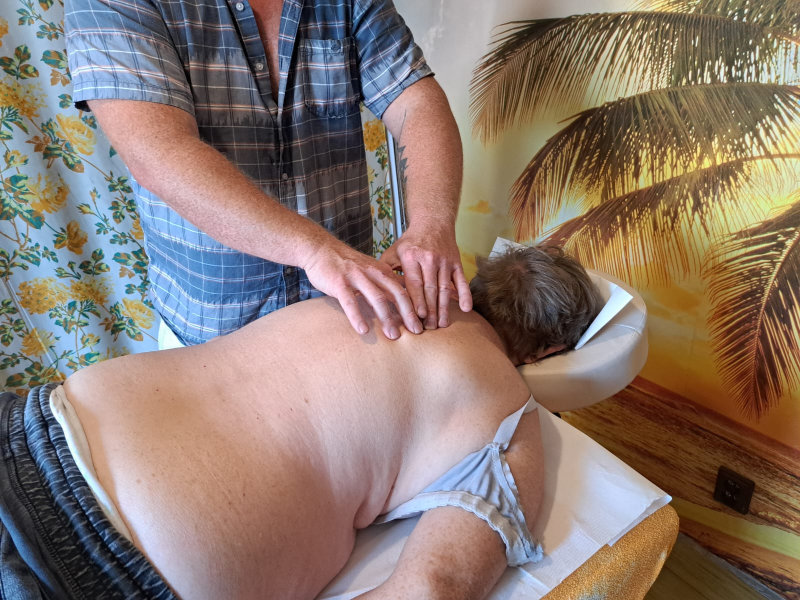
#> input picture assets/fotky /klasicka masaz /tomas kestner klasicka masaz .jpeg, 1600 x 1200 px, found by its file name (shown at 1/2 size)
$ python build_images.py
#> lines starting #> are read from the running program, lines starting #| are printed output that depends on the picture
#!/usr/bin/env python3
"""Převod klientských fotek do webových assetů (WebP + JPG fallback).

Zdroj: assets/fotky/<sluzba>/*.jpeg  (nezveřejňuje se, zůstává mimo web)
Cíl:   assets/img/<slug>-800.{webp,jpg}

Ořezy jsou ruční (nikoliv center-crop) — u každé fotky jde o to, aby v kadru
zůstaly ruce/technika, ne aby se zachoval střed snímku.
"""
from PIL import Image, ImageFile
import os

# klasicka masaz3.jpeg je v posledních bytech useknutá (viz README poznámka)
ImageFile.LOAD_TRUNCATED_IMAGES = True

ROOT = "/Users/krystofsobotka/Desktop/Klienti /Tomáš Ketsner - masér "
SRC = os.path.join(ROOT, "assets/fotky ")
DST = os.path.join(ROOT, "assets/img")

CARD = (800, 500)   # 16:10 — .service-card__media na homepage
GRID = (800, 600)   # 4:3   — .sluzba-detail__media-grid na podstránkách

# (zdroj, výstupní slug, cílový rozměr, crop box (l,t,r,b) nebo None)
JOBS = [
    # ---- homepage karty (16:10) ----
    ("klasicka masaz /tomas kestner klasicka masaz .jpeg",
     "klasicka-masaz-zad", CARD, (0, 120, 1600, 1120)),
    ("lymfaticka masaz /lymfaticke masaze 1.jpeg",
     "lymfaticka-masaz-lymfodrenaz", CARD, (0, 850, 1200, 1600)),
    ("reflexni terapie /reflenxni terapie .jpeg",
     "reflexni-terapie-chodidla", CARD, (0, 100, 1600, 1100)),
    ("mobilizacni trakcni techniky /mobilizacni trakcni techniky 2.jpeg",
     "mekke-trakcni-techniky-sije", CARD, (200, 150, 1600, 1025)),
    ("bankovani /bankovani .jpeg",
     "bankovani-zad", CARD, (0, 120, 1600, 1120)),
    # 1600x1200 → ořez doprava a dolů, ať v kadru zůstane růžová páska na šíji,
    # modrá podél lopatky i masérovy ruce; horní pruh stropu/závěsu pryč
    ("kinesiotaping/kinesiotaping 1.jpeg",
     "kineziotaping-zad-a-sije", CARD, (240, 255, 1600, 1105)),

    # ---- podstránky (4:3) ----
    ("klasicka masaz /klasicka masaz .jpeg",
     "klasicka-masaz-provozovna", GRID, None),
    ("klasicka masaz /klasicka masaz3.jpeg",
     "klasicka-masaz-uvolneni-zad", GRID, None),

    ("lymfaticka masaz /lymfatikce masaze .jpeg",
     "lymfodrenaz-hrudniku", GRID, (0, 350, 1200, 1250)),
    ("lymfaticka masaz /lymfaticke masaze 2.jpeg",
     "lymfodrenaz-dolnich-koncetin", GRID, (0, 700, 1200, 1600)),

    ("reflexni terapie /reflexni terapie 3.jpeg",
     "reflexni-terapie-tlak-na-chodidlo", GRID, None),
    ("reflexni terapie /reflexni terapie 2.jpeg",
     "reflexni-terapie-v-praxi", GRID, None),

    ("mobilizacni trakcni techniky /mobilizacni trakcni techniky .jpeg",
     "mekke-trakcni-techniky-zada", GRID, None),
    ("mobilizacni trakcni techniky /Mobilizacni trakcni techniky 4.jpeg",
     "mekke-trakcni-techniky-hrudni-patere", GRID, None),

    ("bankovani /bankovani 1.jpeg",
     "bankovani-banky-na-zadech", GRID, None),
    ("bankovani /bankovani 3 .jpeg",
     "bankovani-nasazeni-banky", GRID, None),

    # 1600x1200 je nativně přesně 4:3 → jen zmenšení, bez ořezu
    ("kinesiotaping/kinesiotaping 2 .jpeg",
     "kineziotaping-aplikace-pasky", GRID, None),
    # 1200x1600 na výšku → výřez 4:3 posunutý na ruce s páskou; nahoře odpadá
    # okno s květinami, dole spodní část zad
    ("kinesiotaping/kinesiotaping 3.jpeg",
     "kineziotaping-nalepeni-pasky-siji", GRID, (0, 430, 1200, 1330)),

    # ---- dárkové poukazy (nativní poměr 902x590, žádný ořez) ----
    ("darkovy poukaz /Poukaz masaz 1ks .png",
     "darkovy-poukaz-na-castku", (902, 590), None),
    ("darkovy poukaz /poukaz masaz 1000Kč .png",
     "darkovy-poukaz-na-pocet-masazi", (902, 590), None),

    # ---- portrét do sekce O mně ----
    # Zdroj 1500x2000 je nativně přesně 3:4 (.o-mne__media) → jen zmenšení,
    # bez ořezu. Portrétní headshot (ne akční záběr u stolu) — proto zdroj
    # ze složky "portret tomase kestnera", ne "Tomáš Kestner - O mně".
    ("portret tomase kestnera /portret tomase kestner .jpeg",
     "tomas-kestner-portret", (876, 1168), None),
]

# Galerie na homepage — dlaždice mají aspect-ratio 1/1 (viz .gallery-item).
# Každá fotka jde ven ve dvou šířkách kvůli srcset: 480w pro mobilní 2sloupcový
# grid, 1000w pro desktop (3 sloupce v 1200px containeru = ~384 CSS px) a pro
# lightbox (max-width min(92vw, 1100px)).
SQUARE_SIZES = (480, 1000)

GALLERY_JOBS = [
    # (zdroj, slug, crop box na čtverec)
    # 2048x1536 → čtverec 1536px, vycentrovaný na vchod s cedulí MASÁŽE
    ("galerie /provozovna na radouči 1042.jpeg",
     "provozovna-na-radouci-1042", (256, 0, 1792, 1536)),
    # 1200x1600 na výšku → čtverec 1200px posunutý dolů tak, aby v kadru
    # zůstal obličej i obě ruce na noze klienta
    ("galerie /technika najdi a povol v akci .jpeg",
     "najdi-a-povol-v-akci", (0, 230, 1200, 1430)),
    # 1600x1200 → čtverec 1200px, těžiště na baňkách a pumpičce
    ("galerie /bankovani galerie .jpeg",
     "bankovani-v-akci", (250, 0, 1450, 1200)),
    # 2048x1536 → čtverec posunutý mírně doprava, aby se vešel celý
    # masážní stůl a zároveň zbyl kus masážní židle vlevo
    ("galerie /vybavení provozovny .jpeg",
     "vybaveni-provozovny", (380, 0, 1916, 1536)),
    # 2048x1536 → čtverec doprava na sedačku a stolek (samotná čekárna),
    # z recepčního pultu zůstává jen hrana
    ("galerie /cekarna provozovny .jpeg",
     "cekarna-provozovny", (400, 0, 1936, 1536)),
    # 1600x1200 → čtverec 1000px na akci: růžová páska na šíji, modrá přes
    # rameno i Tomášův profil. Širší ořez by přidal jen palmovou tapetu.
    ("kinesiotaping/kineziotaping 4 .jpeg",
     "kineziotaping-v-akci", (420, 180, 1420, 1180)),
]


def save_pair(im, stem):
    jpg = os.path.join(DST, f"{stem}.jpg")
    webp = os.path.join(DST, f"{stem}.webp")
    im.save(jpg, "JPEG", quality=78, optimize=True, progressive=True)
    im.save(webp, "WEBP", quality=74, method=6)
    print(f"{stem:42s} {im.size}  jpg={os.path.getsize(jpg)//1024}kB  "
          f"webp={os.path.getsize(webp)//1024}kB")


def build(src_rel, slug, size, box):
#> called with slug = 'klasicka-masaz-zad', size = (800, 500), box = (0, 120, 1600, 1120)
    im = Image.open(os.path.join(SRC, src_rel)).convert("RGB")
#> im is the input picture: PIL image 1600x1200 RGB; mean R, G, B 138.5, 121.1, 111.9
    if box:
        im = im.crop(box)
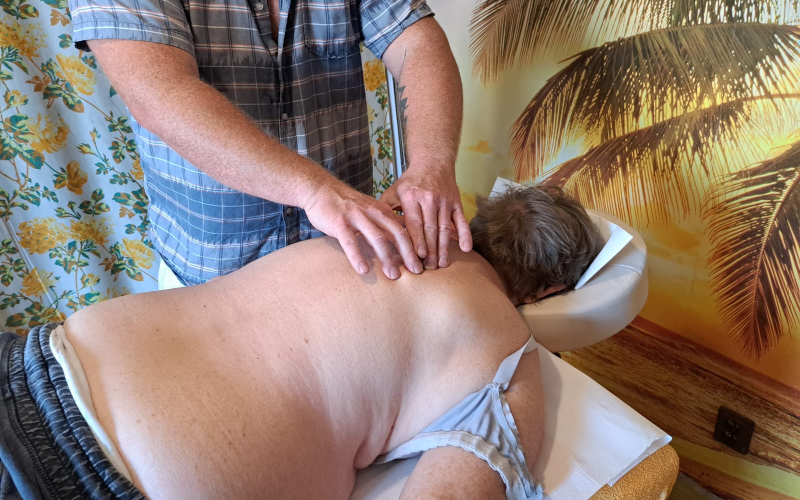
#> im: PIL image 1600x1000 RGB (shown at 1/2 size); mean R, G, B 143.1, 123.6, 113
    im = im.resize(size, Image.LANCZOS)
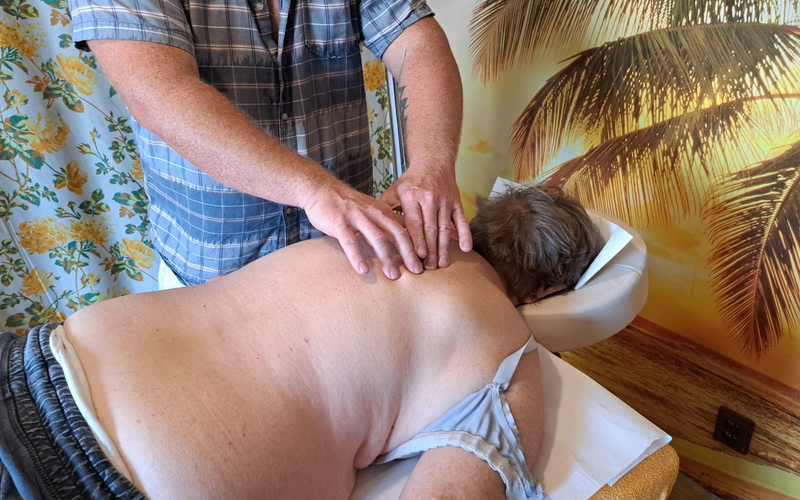
#> im: PIL image 800x500 RGB; mean R, G, B 143.1, 123.6, 113
    # poukazy a portrét jdou ven v nativním rozlišení, proto bez -800 suffixu
    native = slug.startswith("darkovy-poukaz") or slug == "tomas-kestner-portret"
    save_pair(im, f"{slug}{'' if native else '-800'}")
#| klasicka-masaz-zad-800                     (800, 500)  jpg=83kB  webp=57kB


def build_square(src_rel, slug, box):
    im = Image.open(os.path.join(SRC, src_rel)).convert("RGB").crop(box)
    for px in SQUARE_SIZES:
        save_pair(im.resize((px, px), Image.LANCZOS), f"{slug}-{px}")


for job in JOBS:
    build(*job)
#> pass 2 of the loop `for job in JOBS:`:
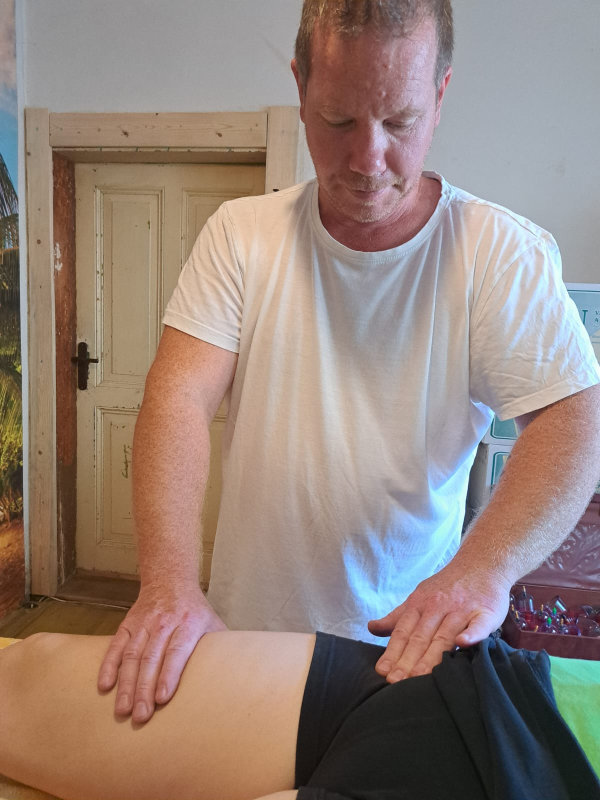
#> input picture assets/fotky /lymfaticka masaz /lymfaticke masaze 1.jpeg, 1200 x 1600 px, found by its file name (shown at 1/2 size)
#> in build, im is the input picture: PIL image 1200x1600 RGB; mean R, G, B 149.2, 131.3, 122.5
#> in build (call 2), `im = im.crop(box)`:
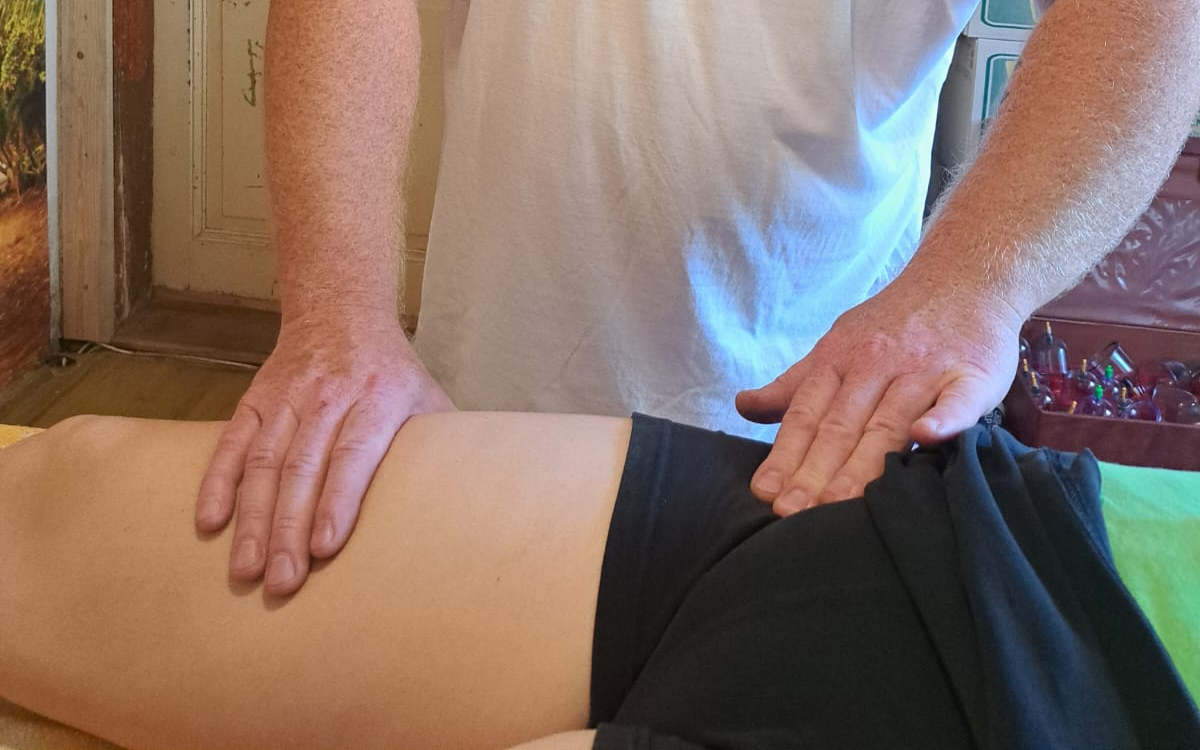
#> im: PIL image 1200x750 RGB; mean R, G, B 134.8, 112.5, 101.7
#| lymfaticka-masaz-lymfodrenaz-800           (800, 500)  jpg=47kB  webp=21kB
#> pass 3 of the loop `for job in JOBS:`:
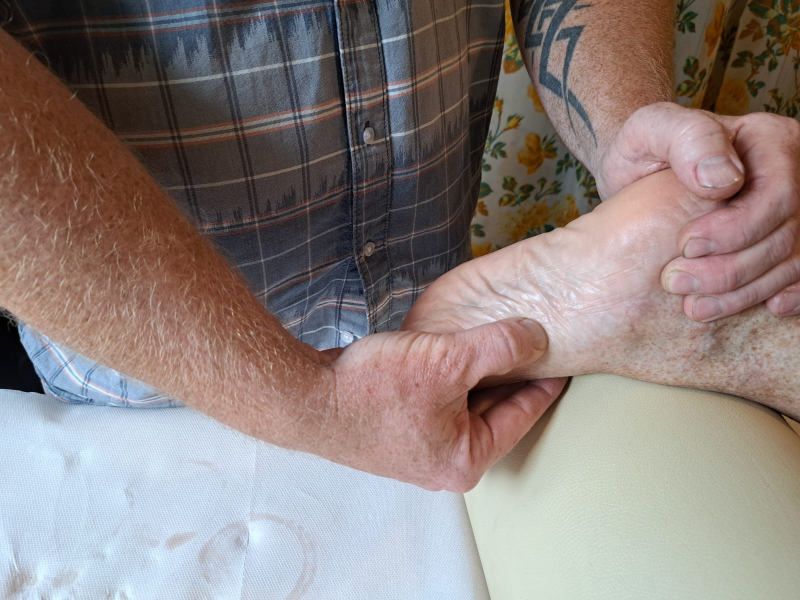
#> input picture assets/fotky /reflexni terapie /reflenxni terapie .jpeg, 1600 x 1200 px, found by its file name (shown at 1/2 size)
#> in build, im is the input picture: PIL image 1600x1200 RGB; mean R, G, B 140.2, 128.3, 124.8
#> in build (call 3), `im = im.crop(box)`:
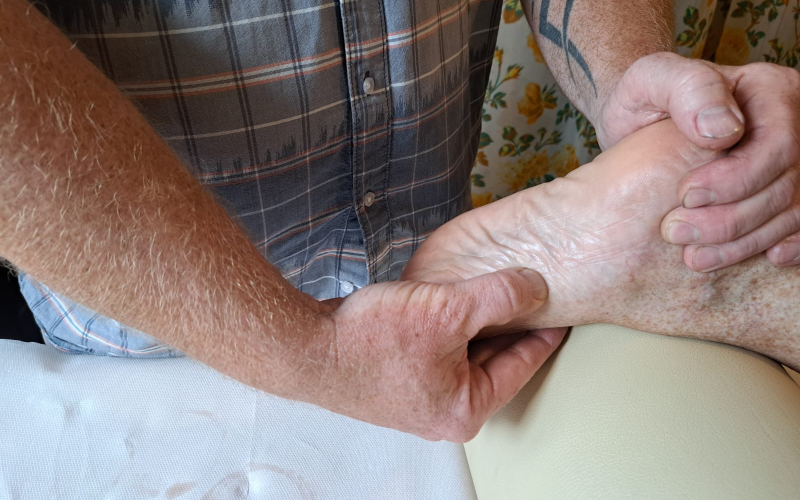
#> im: PIL image 1600x1000 RGB (shown at 1/2 size); mean R, G, B 141.2, 126.5, 122.4
#> in build (call 3), `im = im.resize(size, Image.LANCZOS)`:
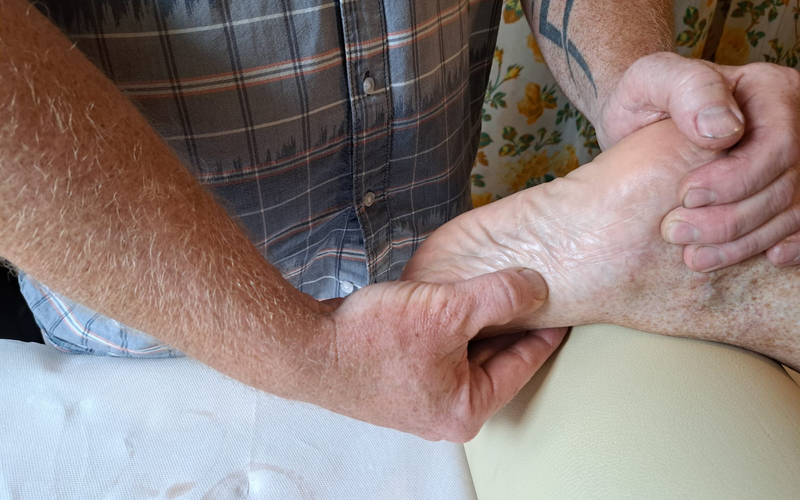
#> im: PIL image 800x500 RGB; mean R, G, B 141.2, 126.5, 122.4
#| reflexni-terapie-chodidla-800              (800, 500)  jpg=61kB  webp=36kB
#> (the run stopped early here; a loop or call above may not have finished)
